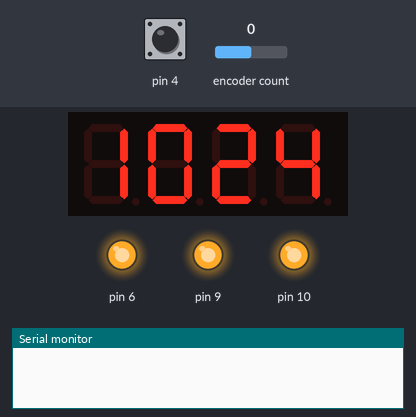
The sketch below on a simulated Arduino Uno, built with avr-gcc and run on an emulated ATmega328P. Parts: 4-digit seven-segment display, output pins drawn as LEDs (lit = HIGH), the last lines printed to the serial monitor. The test bench sets the inputs (shaded band); at power-on: pin 4 HIGH, encoder count 0. The local clock reads 2024-03-15 10:24:30 at power-on unless the sketch sets it.

Above: at 1.2 s.
1.3 s: pin 4 pulled LOW for 0.15 s
3.4 s: pin 4 pulled LOW for 0.15 s
At 4.6 s:
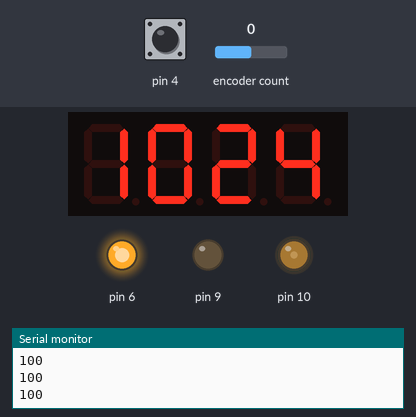
5.5 s: pin 4 pulled LOW for 0.15 s
At 6.4 s:
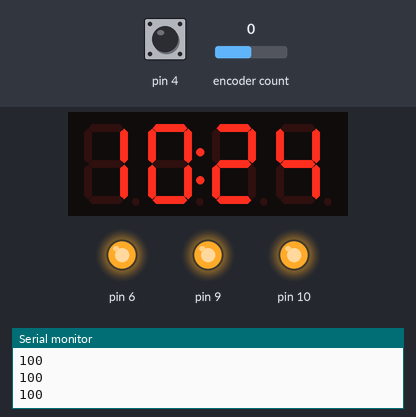
7.6 s: encoder count set to 1
At 8.8 s:
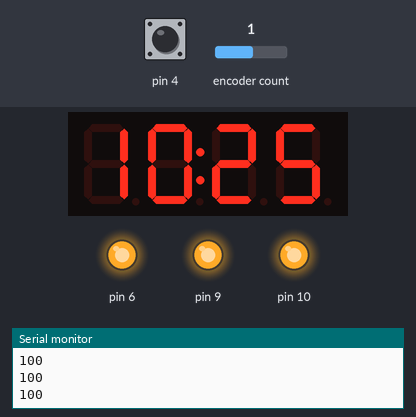
9.1 s: pin 4 pulled LOW for 0.15 s
At 10.1 s:
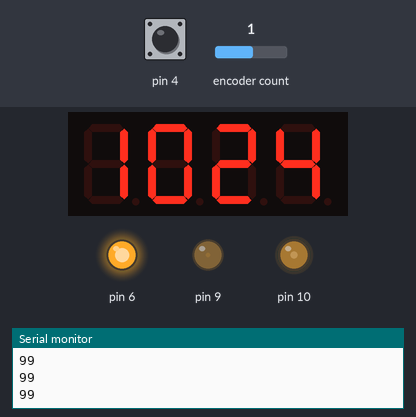
11.2 s: pin 4 pulled LOW for 0.15 s
At 13.2 s:
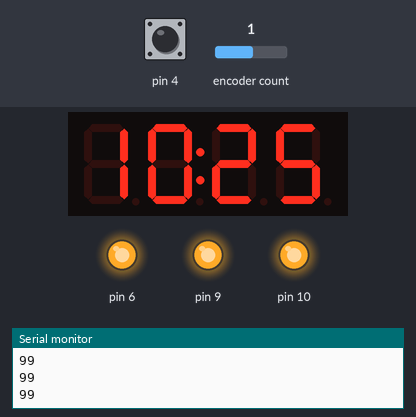
Timing chart, 0 to 14.3 s (numbered marks = the images above; inputs shaded):
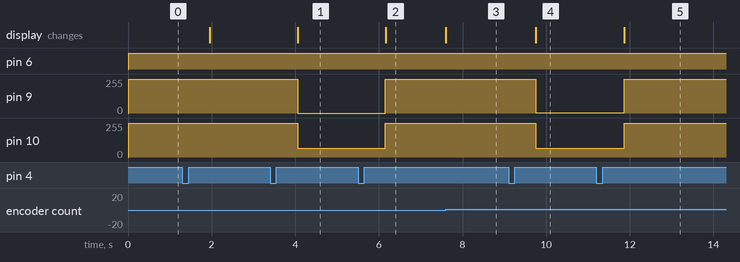

Measured:
- after the input at 3.4 s, pin 9: 255/255 → 0/255 after 0.66 s; pin 10: 255/255 → 65/255 after 0.66 s; the display: changes after 0.66 s (image 1)
- after the input at 5.5 s, pin 9: 0/255 → 255/255 after 0.66 s; pin 10: 65/255 → 255/255 after 0.66 s; the display: changes after 0.66 s (image 2)
- after the input at 7.6 s, the display: changes at once (image 3)
- after the input at 9.1 s, pin 9: 255/255 → 2/255 after 0.66 s; pin 10: 255/255 → 66/255 after 0.66 s; the display: changes after 0.66 s (image 4)
- after the input at 11.2 s, pin 9: 2/255 → 255/255 after 0.66 s; pin 10: 66/255 → 255/255 after 0.66 s; the display: changes after 0.66 s (image 5)

The sketch:

AstroClock.ino
```cpp
#include "led.hpp"
#include "clock.hpp"
#include <GyverTM1637.h>
#include <GyverEncoder.h>

#define MAX_MINUTE_BRIGHT 60
#define DELAY_SET_BLINK 350

Clock c1;
Led led(9, 10, 6);
GyverTM1637 display(2, 3);
Encoder encoder(7, 8, 4, TYPE2);
timeValue curTime, alarmTime, instTime;
byte* values;
bool setAlarm = false, workAlarm = false, setCurTime = false, pointFlag = false;
int difference;
int bright = 0;
uint32_t timerSet, timerDisp;

void setup() {
    Serial.begin(115200);

    timerSet = millis();
    timerDisp = millis();

    led.setColor(255, 190, 0);
    led.on();

    encoder.setDirection(REVERSE);

    display.brightness(5);

    curTime = c1.getTime();
    alarmTime = curTime;
    instTime = curTime;
}

void loop() {
        encoder.tick();

    // обрабатываем энкодер
    if (encoder.isTurn()) {
        if (setAlarm) {
            if (encoder.isRight()) alarmTime.minutes++;
            if (encoder.isLeft()) alarmTime.minutes--;
            if (encoder.isRightH()) alarmTime.hours++;
            if (encoder.isLeftH()) alarmTime.hours--;
            if (encoder.isFastR()) alarmTime.minutes += 5;
            if (encoder.isFastL()) alarmTime.minutes -= 5;
        }
        else if (setCurTime) {
            if (encoder.isRight()) instTime.minutes++;
            if (encoder.isLeft()) instTime.minutes--;
            if (encoder.isRightH()) instTime.hours++;
            if (encoder.isLeftH()) instTime.hours--;
            if (encoder.isFastR()) instTime.minutes += 5;
            if (encoder.isFastL()) instTime.minutes -= 5;
        }
    } else if (encoder.isDouble() and !setAlarm) {
        if (setCurTime) c1.setTime(instTime);
        setCurTime = !setCurTime;
    } else if (encoder.isSingle() and !setCurTime) {
        if (setAlarm) workAlarm = true;
        else workAlarm = false;
        bright = 0;
        setAlarm = !setAlarm;
    }
    encoder.resetStates();

    // инициализируем время резерва и установки или корректируем зарезервированное время
    alarmTime = correctTime(alarmTime);
    instTime = correctTime(instTime);

    // заменяем время показа на зарезервированное или установачное
    if (setAlarm) curTime = alarmTime;
    else if (setCurTime) curTime = instTime;
    else curTime = c1.getTime();

    // обработка точки в зависимости от флагов
    if (setAlarm) pointFlag = true;
    else if (setCurTime) {
        if (millis() - timerSet > DELAY_SET_BLINK) {
            pointFlag = !pointFlag;
            timerSet = millis();
        }
    } else pointFlag = false;

    // раскладываем время на байты
    values = time2byte(curTime);

    // выводим на дисплей время

    if (millis() - timerDisp > 4) {
        display.point(pointFlag, false);
        display.display(values);
        timerDisp = millis();
    }

    // расчитываем время и яркость до будильника
    if (workAlarm and !setCurTime and !setAlarm) {
        difference = differenceMinute(alarmTime, curTime);
        if (difference < MAX_MINUTE_BRIGHT) bright = map(difference, 0, MAX_MINUTE_BRIGHT, 100, 0);
        else workAlarm = false;
        Serial.println(bright);
    }

    // обновляем ленту RGB
    led.setBrightness(bright);
    led.update();
}

timeValue correctTime(timeValue t) {
    t.hours = (t.hours % 24 + 24) % 24;
    t.minutes = (t.minutes % 60 + 60) % 60;
    return t;
}

byte* time2byte(timeValue t) {
    static byte array[4];
    array[0] = curTime.hours / 10;
    array[1] = curTime.hours % 10;
    array[2] = curTime.minutes / 10;
    array[3] = curTime.minutes % 10;
    return array;
}

int differenceMinute(timeValue reserved, timeValue cur) {
    int resMin, curMin, diff;
    resMin = reserved.hours * 60 + reserved.minutes;
    curMin = cur.hours * 60 + cur.minutes;
    diff = resMin - curMin;
    if (resMin < curMin) diff += 1440;
    return diff;
}
```

clock.cpp
```cpp
#include "clock.hpp"

Clock::Clock() {
    Wire.begin();
}

void Clock::setTime(timeValue time) {
    c1.setClockMode(false);
    c1.setHour(time.hours);
    c1.setMinute(time.minutes);
    c1.setSecond(time.seconds);
}

timeValue Clock::getTime() {
    timeValue time;
    time.hours = c1.getHour(h12Flag, pmFlag);
    time.minutes = c1.getMinute();
    time.seconds = c1.getSecond();
    return time;
}
```

clock.hpp
```cpp
#ifndef clock_h
#define clock_h
#include "Arduino.h"
#include <DS3231.h>
#include <TM1637Display.h>

struct timeValue {
    int8_t hours;
    int8_t minutes;
    int8_t seconds;
};

class Clock {
public:
    Clock();
    void setTime(timeValue time);
    timeValue getTime();
    void update(timeValue time);
private:
    DS3231 c1;
    bool h12Flag, pmFlag;
};
#endif
```

led.cpp
```cpp
#include "led.hpp"

Led::Led(byte pinRED, byte pinGREEN, byte pinBLUE) {
    pinR = pinRED;
    pinG = pinGREEN;
    pinB = pinBLUE;
    // timeRGB = millis();
    pinMode(pinR, OUTPUT);
    pinMode(pinG, OUTPUT);
    pinMode(pinB, OUTPUT);
    off();
}

void Led::update() {
    analogWrite(pinR, 255 - (curR * curBrightness * status));
    analogWrite(pinG, 255 - (curG * curBrightness * status));
    analogWrite(pinB, 255 - (curB * curBrightness * status));
}

bool Led::getStatus() {
    if (status == 1) return true;
    return false;
}

void Led::setColor(int R, int G, int B) {
    R = constrain(R, 0, 255);
    G = constrain(G, 0, 255);
    B = constrain(B, 0, 255);

    curR = R;
    curG = G;
    curB = B;
}

void Led::setBrightness(int percent) {
    percent = constrain(percent, 0, 100);
    curBrightness = percent / 100.0;
}

void Led::on() {
    status = 1;
}

void Led::off() {
    status = 0;
}

bool Led::RGB(int delay) {
    if (millis() - timeRGB < delay) return false;
    else timeRGB = millis();

    curRGB[0] = curR;
    curRGB[1] = curG;
    curRGB[2] = curB;

    if (num < 0) num += 3;

    if (stateRGB) {
        if (curRGB[num] == 255) {
            num -= 1;
            num %= 3;
            stateRGB = !stateRGB;
            return true;
        } else curRGB[num] += 1;
    } else {
        if (curRGB[num] == 0) {
            num += 2;
            num %= 3;
            stateRGB = !stateRGB;
            return true;
        } else curRGB[num] -= 1;
    }

    curR = curRGB[0];
    curG = curRGB[1];
    curB = curRGB[2];
    return false;
}
```

led.hpp
```cpp
#ifndef led_h
#define led_h
#include "Arduino.h"

class Led {
public:
    Led(byte pinRED, byte pinGREEN, byte pinBLUE);
    void setColor(int R, int G, int B);
    void setBrightness(int val);
    void on();
    void off();
    bool RGB(int delay);
    void update();
    bool getStatus();
private:
    byte pinR, pinG, pinB;
    int status;
    int curR, curG, curB;
    float curBrightness = 1;
    int num = 1;
    bool stateRGB = true;
    int curRGB[3];
    unsigned long timeRGB;
};
#endif
```
